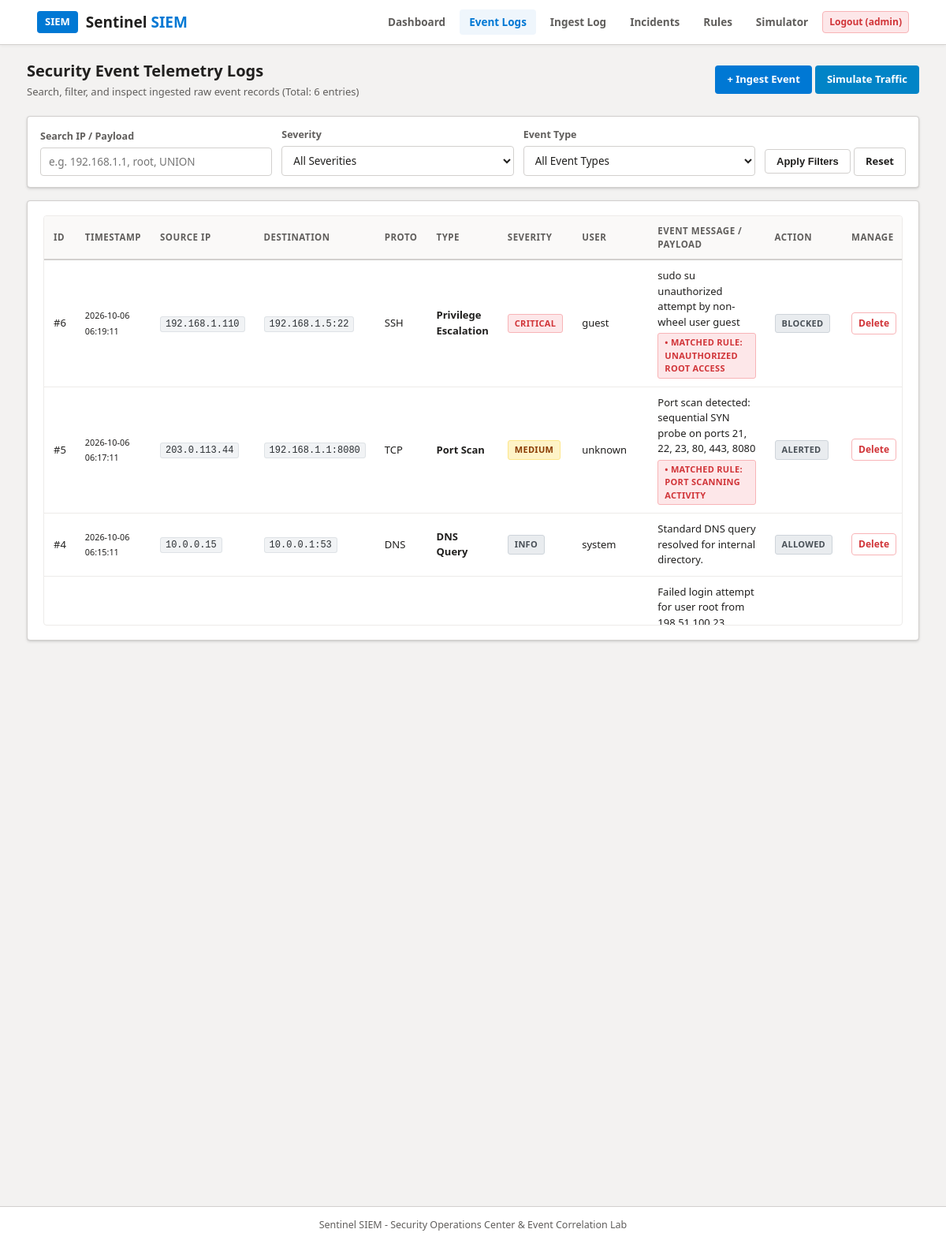
Page /logs.php (signed in) on the committed database.
### tables this page shows
CREATE TABLE IF NOT EXISTS security_logs (
    id INT AUTO_INCREMENT PRIMARY KEY,
    timestamp DATETIME DEFAULT CURRENT_TIMESTAMP,
    source_ip VARCHAR(45) NOT NULL,
    dest_ip VARCHAR(45) NOT NULL,
    port INT NOT NULL,
    protocol VARCHAR(10) NOT NULL,
    event_type VARCHAR(50) NOT NULL,
    severity ENUM('INFO', 'LOW', 'MEDIUM', 'HIGH', 'CRITICAL') DEFAULT 'INFO',
    username VARCHAR(50) DEFAULT 'system',
    message TEXT NOT NULL,
    action_taken VARCHAR(50) DEFAULT 'Logged',
    rule_triggered VARCHAR(100) DEFAULT NULL
);

### logs.php (the view, shortened to what this page needs)
<?php
include "db.php";
$filter_search = trim($_GET['search'] ?? '');
$where_sql = "";
$logs_query = "SELECT * FROM security_logs $where_sql ORDER BY id DESC";
$logs_result = $conn->query($logs_query);
$log_count = $logs_result ? $logs_result->num_rows : 0;
include "header.php";
?>
<div class="container">
    <div class="page-title-bar">
        <div>
            <h2>Security Event Telemetry Logs</h2>
            <p class="subtitle">Search, filter, and inspect ingested raw event records (Total: <?php echo $log_count; ?> entries)</p>
        </div>
        <div>
            <a href="add_log.php" class="btn btn-primary">+ Ingest Event</a>
            <a href="simulator.php" class="btn btn-cyan">Simulate Traffic</a>
        </div>
    </div>
    <form method="GET" action="logs.php" class="filter-bar">
        <div class="filter-item">
            <label for="search">Search IP / Payload</label>
            <input type="text" id="search" name="search" placeholder="e.g. 192.168.1.1, root, UNION" value="<?php echo htmlspecialchars($filter_search); ?>">
        </div>
        <div class="filter-item">
            <label for="severity">Severity</label>
            <select id="severity" name="severity">
                <option value="">All Severities</option>
            </select>
        </div>
        <div class="filter-item">
            <label for="event_type">Event Type</label>
            <select id="event_type" name="event_type">
                <option value="">All Event Types</option>
            </select>
        </div>
        <div>
            <button type="submit" class="btn btn-secondary">Apply Filters</button>
            <a href="logs.php" class="btn btn-secondary">Reset</a>
        </div>
    </form>
    <div class="panel">
        <div class="table-responsive">
            <table>
                <thead>
                    <tr>
                        <th>ID</th>
                        <th>Timestamp</th>
                        <th>Source IP</th>
                        <th>Destination</th>
                        <th>Proto</th>
                        <th>Type</th>
                        <th>Severity</th>
                        <th>User</th>
                        <th>Event Message / Payload</th>
                        <th>Action</th>
                        <?php if (isset($_SESSION["username"])): ?>
                            <th>Manage</th>
                        <?php endif; ?>
                    </tr>
                </thead>
                <tbody>
                    <?php if ($logs_result && $logs_result->num_rows > 0): ?>
                        <?php while ($log = $logs_result->fetch_assoc()): ?>
                            <tr>
                                <td>#<?php echo $log['id']; ?></td>
                                <td><small><?php echo date("Y-m-d H:i:s", strtotime($log['timestamp'])); ?></small></td>
                                <td><span class="code-pill"><?php echo htmlspecialchars($log['source_ip']); ?></span></td>
                                <td><span class="code-pill"><?php echo htmlspecialchars($log['dest_ip']) . ":" . $log['port']; ?></span></td>
                                <td><?php echo htmlspecialchars($log['protocol']); ?></td>
                                <td><strong><?php echo htmlspecialchars($log['event_type']); ?></strong></td>
                                <td>
                                    <span class="badge badge-<?php echo strtolower($log['severity']); ?>">
                                        <?php echo htmlspecialchars($log['severity']); ?>
                                    </span>
                                </td>
                                <td><?php echo htmlspecialchars($log['username']); ?></td>
                                <td>
                                    <?php echo htmlspecialchars($log['message']); ?>
                                    <?php if (!empty($log['rule_triggered'])): ?>
                                        <div style="margin-top: 4px;">
                                            <span class="badge badge-critical">&bull; Matched Rule: <?php echo htmlspecialchars($log['rule_triggered']); ?></span>
                                        </div>
                                    <?php endif; ?>
                                </td>
                                <td><span class="badge badge-info"><?php echo htmlspecialchars($log['action_taken']); ?></span></td>
                                <?php if (isset($_SESSION["username"])): ?>
                                    <td>
                                        <a href="logs.php?delete_id=<?php echo $log['id']; ?>" class="btn btn-danger btn-sm" onclick="return confirm('Delete log record #<?php echo $log['id']; ?>?')">Delete</a>
                                    </td>
                                <?php endif; ?>
                            </tr>
                        <?php endwhile; ?>
                    <?php endif; ?>
                </tbody>
            </table>
        </div>
    </div>
</div>
<?php include "footer.php"; ?>

### rows in the picture
security_logs: id "6", timestamp "2026-10-06 06:19:11", source_ip "192.168.1.110", dest_ip "192.168.1.5", port "22", protocol "SSH", event_type "Privilege Escalation", severity "CRITICAL", username "guest", message "sudo su unauthorized attempt by non-wheel user guest", rule_triggered "UNAUTHORIZED ROOT ACCESS", action_taken "BLOCKED"
security_logs: id "5", timestamp "2026-10-06 06:17:11", source_ip "203.0.113.44", dest_ip "192.168.1.1", port "8080", protocol "TCP", event_type "Port Scan", severity "MEDIUM", username "unknown", message "Port scan detected: sequential SYN probe on ports 21, 22, 23, 80, 443, 8080", rule_triggered "PORT SCANNING ACTIVITY", action_taken "ALERTED"
security_logs: id "4", timestamp "2026-10-06 06:15:11", source_ip "10.0.0.15", dest_ip "10.0.0.1", port "53", protocol "DNS", event_type "DNS Query", severity "INFO", username "system", message "Standard DNS query resolved for internal directory.", action_taken "ALLOWED"
security_logs: message "Failed login attempt for user root from…"

### other values in the picture
$_SESSION["username"] "admin"
$log_count "6"
